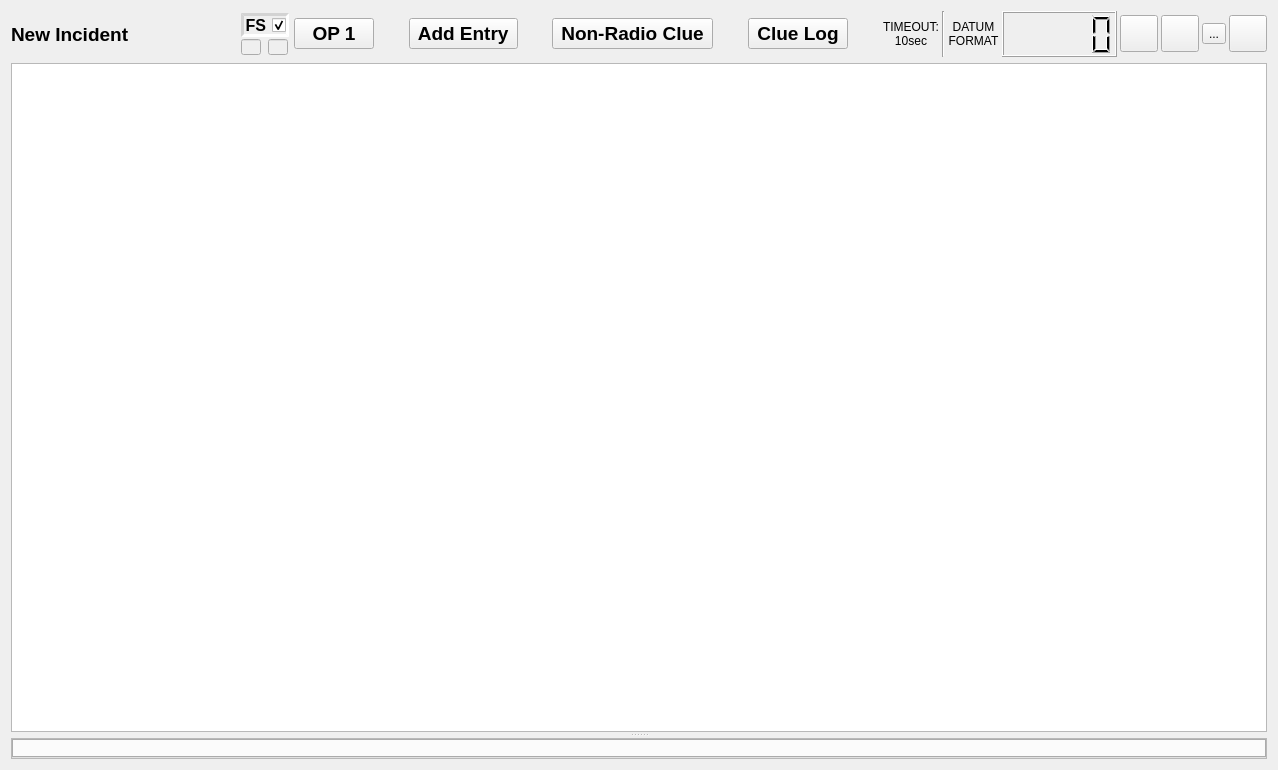
<?xml version="1.0" encoding="UTF-8"?>
<ui version="4.0">
 <class>Dialog</class>
 <widget class="QDialog" name="Dialog">
  <property name="geometry">
   <rect>
    <x>0</x>
    <y>0</y>
    <width>1278</width>
    <height>770</height>
   </rect>
  </property>
  <property name="windowTitle">
   <string>Radio Log</string>
  </property>
  <layout class="QGridLayout" name="gridLayout_2">
   <item row="0" column="0">
    <layout class="QHBoxLayout" name="horizontalLayout" stretch="0,0,0,0,0,0,0,0,0,0,0,0,0,0,0,0,0,0">
     <property name="spacing">
      <number>3</number>
     </property>
     <item>
      <widget class="QLabel" name="incidentNameLabel">
       <property name="sizePolicy">
        <sizepolicy hsizetype="Expanding" vsizetype="Preferred">
         <horstretch>0</horstretch>
         <verstretch>0</verstretch>
        </sizepolicy>
       </property>
       <property name="minimumSize">
        <size>
         <width>225</width>
         <height>0</height>
        </size>
       </property>
       <property name="font">
        <font>
         <family>Segoe UI</family>
         <pointsize>14</pointsize>
         <weight>75</weight>
         <bold>true</bold>
        </font>
       </property>
       <property name="text">
        <string>New Incident</string>
       </property>
      </widget>
     </item>
     <item>
      <widget class="QWidget" name="comPortLayoutWidget" native="true">
       <property name="enabled">
        <bool>true</bool>
       </property>
       <property name="sizePolicy">
        <sizepolicy hsizetype="Fixed" vsizetype="Preferred">
         <horstretch>0</horstretch>
         <verstretch>0</verstretch>
        </sizepolicy>
       </property>
       <layout class="QVBoxLayout" name="comPortSectionLayout">
        <property name="spacing">
         <number>2</number>
        </property>
        <property name="margin">
         <number>2</number>
        </property>
        <item>
         <layout class="QHBoxLayout" name="fsEnableLayout">
          <item>
           <widget class="QCheckBox" name="fsCheckBox">
            <property name="maximumSize">
             <size>
              <width>16777215</width>
              <height>24</height>
             </size>
            </property>
            <property name="font">
             <font>
              <family>Segoe UI</family>
              <pointsize>12</pointsize>
              <weight>75</weight>
              <bold>true</bold>
             </font>
            </property>
            <property name="focusPolicy">
             <enum>Qt::NoFocus</enum>
            </property>
            <property name="layoutDirection">
             <enum>Qt::RightToLeft</enum>
            </property>
            <property name="styleSheet">
             <string notr="true">border:3px inset lightgray</string>
            </property>
            <property name="text">
             <string>FS</string>
            </property>
            <property name="iconSize">
             <size>
              <width>20</width>
              <height>20</height>
             </size>
            </property>
            <property name="checked">
             <bool>true</bool>
            </property>
            <property name="tristate">
             <bool>true</bool>
            </property>
           </widget>
          </item>
         </layout>
        </item>
        <item>
         <layout class="QHBoxLayout" name="comPortLightsLayout">
          <property name="spacing">
           <number>7</number>
          </property>
          <property name="topMargin">
           <number>0</number>
          </property>
          <item>
           <widget class="QLineEdit" name="firstComPortField">
            <property name="enabled">
             <bool>false</bool>
            </property>
            <property name="maximumSize">
             <size>
              <width>20</width>
              <height>16</height>
             </size>
            </property>
            <property name="font">
             <font>
              <pointsize>4</pointsize>
             </font>
            </property>
           </widget>
          </item>
          <item>
           <widget class="QLineEdit" name="secondComPortField">
            <property name="enabled">
             <bool>false</bool>
            </property>
            <property name="maximumSize">
             <size>
              <width>20</width>
              <height>16</height>
             </size>
            </property>
            <property name="font">
             <font>
              <pointsize>4</pointsize>
             </font>
            </property>
           </widget>
          </item>
         </layout>
        </item>
       </layout>
      </widget>
     </item>
     <item>
      <widget class="QPushButton" name="opPeriodButton">
       <property name="sizePolicy">
        <sizepolicy hsizetype="Fixed" vsizetype="Fixed">
         <horstretch>0</horstretch>
         <verstretch>0</verstretch>
        </sizepolicy>
       </property>
       <property name="minimumSize">
        <size>
         <width>80</width>
         <height>0</height>
        </size>
       </property>
       <property name="font">
        <font>
         <family>Segoe UI</family>
         <pointsize>14</pointsize>
         <weight>75</weight>
         <bold>true</bold>
         <kerning>true</kerning>
        </font>
       </property>
       <property name="focusPolicy">
        <enum>Qt::NoFocus</enum>
       </property>
       <property name="toolTip">
        <string>Change Operational Period</string>
       </property>
       <property name="text">
        <string>OP 1</string>
       </property>
       <property name="iconSize">
        <size>
         <width>20</width>
         <height>20</height>
        </size>
       </property>
      </widget>
     </item>
     <item>
      <spacer name="horizontalSpacer">
       <property name="orientation">
        <enum>Qt::Horizontal</enum>
       </property>
       <property name="sizeHint" stdset="0">
        <size>
         <width>40</width>
         <height>20</height>
        </size>
       </property>
      </spacer>
     </item>
     <item>
      <widget class="QPushButton" name="pushButton">
       <property name="sizePolicy">
        <sizepolicy hsizetype="Fixed" vsizetype="Fixed">
         <horstretch>0</horstretch>
         <verstretch>0</verstretch>
        </sizepolicy>
       </property>
       <property name="font">
        <font>
         <family>Segoe UI</family>
         <pointsize>14</pointsize>
         <weight>75</weight>
         <bold>true</bold>
        </font>
       </property>
       <property name="focusPolicy">
        <enum>Qt::NoFocus</enum>
       </property>
       <property name="toolTip">
        <string/>
       </property>
       <property name="text">
        <string> Add Entry </string>
       </property>
      </widget>
     </item>
     <item>
      <spacer name="horizontalSpacer_2">
       <property name="orientation">
        <enum>Qt::Horizontal</enum>
       </property>
       <property name="sizeHint" stdset="0">
        <size>
         <width>40</width>
         <height>20</height>
        </size>
       </property>
      </spacer>
     </item>
     <item>
      <widget class="QPushButton" name="addNonRadioClueButton">
       <property name="font">
        <font>
         <family>Segoe UI</family>
         <pointsize>14</pointsize>
         <weight>75</weight>
         <bold>true</bold>
        </font>
       </property>
       <property name="focusPolicy">
        <enum>Qt::NoFocus</enum>
       </property>
       <property name="toolTip">
        <string/>
       </property>
       <property name="text">
        <string> Non-Radio Clue </string>
       </property>
      </widget>
     </item>
     <item>
      <spacer name="horizontalSpacer_3">
       <property name="orientation">
        <enum>Qt::Horizontal</enum>
       </property>
       <property name="sizeHint" stdset="0">
        <size>
         <width>40</width>
         <height>20</height>
        </size>
       </property>
      </spacer>
     </item>
     <item>
      <widget class="QPushButton" name="clueLogButton">
       <property name="font">
        <font>
         <family>Segoe UI</family>
         <pointsize>14</pointsize>
         <weight>75</weight>
         <bold>true</bold>
        </font>
       </property>
       <property name="focusPolicy">
        <enum>Qt::NoFocus</enum>
       </property>
       <property name="toolTip">
        <string/>
       </property>
       <property name="text">
        <string> Clue Log </string>
       </property>
      </widget>
     </item>
     <item>
      <spacer name="horizontalSpacer_4">
       <property name="orientation">
        <enum>Qt::Horizontal</enum>
       </property>
       <property name="sizeHint" stdset="0">
        <size>
         <width>40</width>
         <height>20</height>
        </size>
       </property>
      </spacer>
     </item>
     <item>
      <widget class="QLabel" name="timeoutLabel">
       <property name="font">
        <font>
         <family>Segoe UI</family>
         <pointsize>9</pointsize>
        </font>
       </property>
       <property name="toolTip">
        <string>Flashing red begins after this much time without contact</string>
       </property>
       <property name="text">
        <string>TIMEOUT:
10sec</string>
       </property>
       <property name="alignment">
        <set>Qt::AlignCenter</set>
       </property>
      </widget>
     </item>
     <item>
      <widget class="Line" name="line">
       <property name="orientation">
        <enum>Qt::Vertical</enum>
       </property>
      </widget>
     </item>
     <item>
      <widget class="QLabel" name="datumFormatLabel">
       <property name="font">
        <font>
         <family>Segoe UI</family>
         <pointsize>9</pointsize>
        </font>
       </property>
       <property name="text">
        <string>DATUM
FORMAT</string>
       </property>
       <property name="alignment">
        <set>Qt::AlignCenter</set>
       </property>
      </widget>
     </item>
     <item>
      <widget class="QLCDNumber" name="clock">
       <property name="sizePolicy">
        <sizepolicy hsizetype="Fixed" vsizetype="Minimum">
         <horstretch>0</horstretch>
         <verstretch>0</verstretch>
        </sizepolicy>
       </property>
       <property name="minimumSize">
        <size>
         <width>115</width>
         <height>0</height>
        </size>
       </property>
       <property name="maximumSize">
        <size>
         <width>200</width>
         <height>16777215</height>
        </size>
       </property>
      </widget>
     </item>
     <item>
      <widget class="QToolButton" name="helpButton">
       <property name="focusPolicy">
        <enum>Qt::NoFocus</enum>
       </property>
       <property name="toolTip">
        <string/>
       </property>
       <property name="text">
        <string/>
       </property>
       <property name="icon">
        <iconset resource="app/ui/radiolog_ui.qrc">
         <normaloff>:/radiolog_ui/help_icon.png</normaloff>:/radiolog_ui/help_icon.png</iconset>
       </property>
       <property name="iconSize">
        <size>
         <width>30</width>
         <height>30</height>
        </size>
       </property>
       <property name="shortcut">
        <string>F1</string>
       </property>
      </widget>
     </item>
     <item>
      <widget class="QToolButton" name="optionsButton">
       <property name="sizePolicy">
        <sizepolicy hsizetype="Fixed" vsizetype="Fixed">
         <horstretch>0</horstretch>
         <verstretch>0</verstretch>
        </sizepolicy>
       </property>
       <property name="focusPolicy">
        <enum>Qt::NoFocus</enum>
       </property>
       <property name="toolTip">
        <string/>
       </property>
       <property name="icon">
        <iconset resource="radiolog_ui.qrc">
         <normaloff>:/radiolog_ui/options_icon.png</normaloff>:/radiolog_ui/options_icon.png</iconset>
       </property>
       <property name="iconSize">
        <size>
         <width>30</width>
         <height>30</height>
        </size>
       </property>
       <property name="shortcut">
        <string>F2</string>
       </property>
      </widget>
     </item>
     <item>
      <widget class="QToolButton" name="fsFilterButton">
       <property name="focusPolicy">
        <enum>Qt::NoFocus</enum>
       </property>
       <property name="text">
        <string>...</string>
       </property>
       <property name="icon">
        <iconset resource="radiolog_ui.qrc">
         <normaloff>:/radiolog_ui/empty_filter.png</normaloff>:/radiolog_ui/empty_filter.png</iconset>
       </property>
       <property name="iconSize">
        <size>
         <width>30</width>
         <height>30</height>
        </size>
       </property>
      </widget>
     </item>
     <item>
      <widget class="QToolButton" name="printButton">
       <property name="sizePolicy">
        <sizepolicy hsizetype="Fixed" vsizetype="Fixed">
         <horstretch>0</horstretch>
         <verstretch>0</verstretch>
        </sizepolicy>
       </property>
       <property name="minimumSize">
        <size>
         <width>0</width>
         <height>0</height>
        </size>
       </property>
       <property name="cursor">
        <cursorShape>ArrowCursor</cursorShape>
       </property>
       <property name="focusPolicy">
        <enum>Qt::NoFocus</enum>
       </property>
       <property name="toolTip">
        <string/>
       </property>
       <property name="text">
        <string/>
       </property>
       <property name="icon">
        <iconset resource="radiolog_ui.qrc">
         <normaloff>:/radiolog_ui/print_icon.png</normaloff>:/radiolog_ui/print_icon.png</iconset>
       </property>
       <property name="iconSize">
        <size>
         <width>30</width>
         <height>30</height>
        </size>
       </property>
      </widget>
     </item>
    </layout>
   </item>
   <item row="1" column="0">
    <widget class="QSplitter" name="splitter">
     <property name="sizePolicy">
      <sizepolicy hsizetype="Preferred" vsizetype="Expanding">
       <horstretch>0</horstretch>
       <verstretch>0</verstretch>
      </sizepolicy>
     </property>
     <property name="styleSheet">
      <string notr="true">QSplitter::handle{image:url(SplitterPanelIcon.png)}</string>
     </property>
     <property name="frameShape">
      <enum>QFrame::NoFrame</enum>
     </property>
     <property name="midLineWidth">
      <number>-1</number>
     </property>
     <property name="orientation">
      <enum>Qt::Vertical</enum>
     </property>
     <property name="handleWidth">
      <number>6</number>
     </property>
     <property name="childrenCollapsible">
      <bool>false</bool>
     </property>
     <widget class="QTableView" name="tableView">
      <property name="font">
       <font>
        <pointsize>9</pointsize>
       </font>
      </property>
      <property name="focusPolicy">
       <enum>Qt::NoFocus</enum>
      </property>
      <property name="editTriggers">
       <set>QAbstractItemView::NoEditTriggers</set>
      </property>
      <property name="tabKeyNavigation">
       <bool>false</bool>
      </property>
      <property name="showDropIndicator" stdset="0">
       <bool>false</bool>
      </property>
      <property name="alternatingRowColors">
       <bool>false</bool>
      </property>
      <property name="selectionMode">
       <enum>QAbstractItemView::SingleSelection</enum>
      </property>
      <property name="selectionBehavior">
       <enum>QAbstractItemView::SelectRows</enum>
      </property>
      <property name="textElideMode">
       <enum>Qt::ElideNone</enum>
      </property>
      <property name="verticalScrollMode">
       <enum>QAbstractItemView::ScrollPerPixel</enum>
      </property>
      <attribute name="verticalHeaderVisible">
       <bool>false</bool>
      </attribute>
     </widget>
     <widget class="QFrame" name="frame">
      <property name="frameShape">
       <enum>QFrame::StyledPanel</enum>
      </property>
      <property name="frameShadow">
       <enum>QFrame::Raised</enum>
      </property>
      <layout class="QVBoxLayout" name="verticalLayout_2">
       <property name="spacing">
        <number>0</number>
       </property>
       <property name="margin">
        <number>0</number>
       </property>
       <item>
        <widget class="QWidget" name="teamHotkeysWidget" native="true">
         <layout class="QVBoxLayout" name="verticalLayout_3">
          <property name="spacing">
           <number>0</number>
          </property>
          <property name="margin">
           <number>0</number>
          </property>
          <item>
           <layout class="QHBoxLayout" name="teamHotkeysHLayout">
            <property name="spacing">
             <number>0</number>
            </property>
           </layout>
          </item>
         </layout>
        </widget>
       </item>
       <item>
        <layout class="QVBoxLayout" name="verticalLayout">
         <item>
          <widget class="QTabWidget" name="tabWidget">
           <property name="font">
            <font>
             <family>Segoe UI</family>
             <pointsize>9</pointsize>
            </font>
           </property>
           <property name="focusPolicy">
            <enum>Qt::NoFocus</enum>
           </property>
           <property name="styleSheet">
            <string notr="true"/>
           </property>
           <property name="tabPosition">
            <enum>QTabWidget::North</enum>
           </property>
           <property name="tabShape">
            <enum>QTabWidget::Rounded</enum>
           </property>
           <property name="currentIndex">
            <number>-1</number>
           </property>
           <property name="iconSize">
            <size>
             <width>10</width>
             <height>20</height>
            </size>
           </property>
           <property name="usesScrollButtons">
            <bool>true</bool>
           </property>
          </widget>
         </item>
        </layout>
       </item>
      </layout>
     </widget>
    </widget>
   </item>
  </layout>
 </widget>
 <tabstops>
  <tabstop>pushButton</tabstop>
  <tabstop>tableView</tabstop>
 </tabstops>
 <resources>
  <include location="radiolog_ui.qrc"/>
 </resources>
 <connections>
  <connection>
   <sender>fsCheckBox</sender>
   <signal>stateChanged(int)</signal>
   <receiver>Dialog</receiver>
   <slot>fsCheckBoxCB()</slot>
   <hints>
    <hint type="sourcelabel">
     <x>294</x>
     <y>38</y>
    </hint>
    <hint type="destinationlabel">
     <x>450</x>
     <y>5</y>
    </hint>
   </hints>
  </connection>
 </connections>
 <slots>
  <slot>fsCheckBoxCB()</slot>
 </slots>
</ui>
